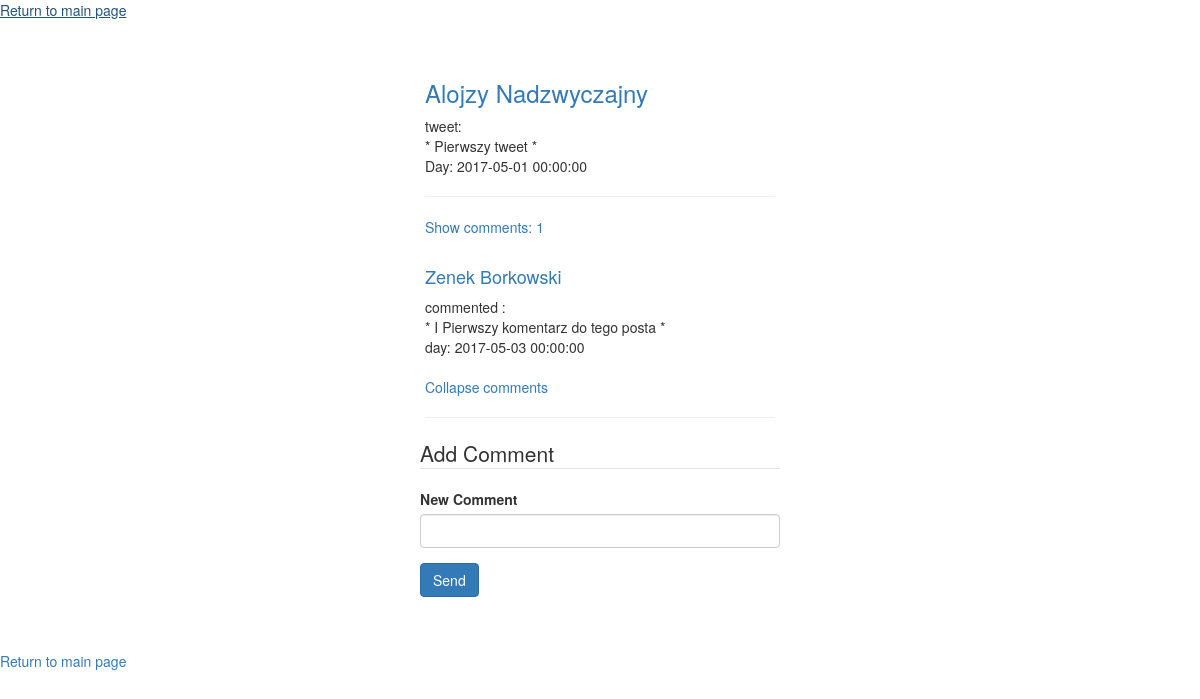
The page /post.php?tweetId=6&userId=3&displayAllComments (signed in) on the database its author committed.
### tables this page shows
CREATE TABLE `Users` (
  `id` int(30) NOT NULL,
  `email` varchar(255) NOT NULL,
  `username` varchar(255) NOT NULL,
  `hashed_password` varchar(255) NOT NULL
);

CREATE TABLE `Tweet` (
  `id` int(11) NOT NULL,
  `userId` int(11) NOT NULL,
  `text` varchar(255) NOT NULL,
  `creationDate` datetime NOT NULL
);

CREATE TABLE `Comments` (
  `id` int(11) NOT NULL,
  `comments_content` varchar(255) NOT NULL,
  `post_id` int(11) NOT NULL,
  `autor_id` int(11) NOT NULL,
  `comments_date` datetime NOT NULL
);

### src/User.php (called while the page is built, shortened)
<?php
class User {
    public function __construct() {
        $this->id = -1;
        $this->username = "";
    }
    public function getId() {
        return $this->id;
    }
    public function getUsername() {
        return $this->username;
    }
    static public function loadUserById(mysqli $connection, $id) {
        $sql = "SELECT * FROM Users WHERE id=$id";
        $result = $connection->query($sql);
        if ($result == true && $result->num_rows == 1) {
            $row = $result->fetch_assoc();
            $loadedUser = new User();
            $loadedUser->id = $row['id'];
            $loadedUser->username = $row['username'];
            $loadedUser->hashedPassword = $row['hashed_password'];
            $loadedUser->email = $row['email'];
            return $loadedUser;
        }
        return null;
    }
}

### src/Tweet.php (called while the page is built, shortened)
<?php
class Tweet {
    public $text;
    public $creationDate;
    public function __construct() {
        $this->text = "";
        $this->creationDate = "";
    }
    public function getText() {
        return $this->text;
    }
    public function getCreationDate() {
        return $this->creationDate;
    }
    static public function loadTweetById(mysqli $connection, $id) {
        $sql = "SELECT * FROM Tweet WHERE id=$id";
        $result = $connection->query($sql);
        if ($result == true && $result->num_rows == 1) {
            $row = $result->fetch_assoc();
            $loadedTweet = new Tweet();
            $loadedTweet->id = $row['id'];
            $loadedTweet->userId = $row['userId'];
            $loadedTweet->text = $row['text'];
            $loadedTweet->creationDate = $row['creationDate'];
            return $loadedTweet;
        }
        return null;
    }
}

### post.php (the view, shortened to what this page needs)
<?php
require_once ('src/User.php');
require_once ('src/Tweet.php');
require_once ('src/Comment.php');
if (isset($_GET['userId']) and isset($_GET['tweetId'])) {
    echo "<a href='index.php'>Return to main page</a><br><br><br>";
    $id = $_GET['userId'];
    $tweetId = $_GET['tweetId'];
    ?>
    <div class="container">
        <div class="col-xs-4 col-sm-4 col-md-4 col-lg-4">
        </div>
        <div class="col-xs-14 col-sm-4 col-md-4 col-lg-4">
            <?php
            $loadTweet = Tweet::loadTweetById($conn, $tweetId);
            $loadUser = User::loadUserById($conn, $id);
            $loadPost = Comment::loadAllCommentsByPostId($conn, $tweetId);
            echo "<a href='user.php?id=" . $loadUser->getId() . "'><h3>" . $loadUser->getUserName() . "</h3></a>" . " tweet: <br>";
            echo "* " . $loadTweet->getText() . " * <br>";
            echo "Day: " . $loadTweet->getCreationDate() . "   <hr>";
            echo "<a href='" . $_SERVER['REQUEST_URI'] . "&displayAllComments'> Show comments: " . count($loadPost) . " </a>";
            if (($_GET['tweetId'] == $tweetId) && (isset($_GET['displayAllComments']))) {
                Comment::seeAll($conn, $tweetId);
                echo "<br><a href='post.php?tweetId=" . $tweetId . "&userId=" . $id . "'> Collapse comments </a><hr>";
            }
        }
        ?>
    </div>
</div>
<html lang="en">
    <head>
        <link rel="stylesheet" media="screen" href="https://maxcdn.bootstrapcdn.com/bootstrap/3.3.6/css/bootstrap.min.css">
    </head>
    <body>
        <div class="container">
            <div class="row">
                <div class="col-xs-4 col-sm-4 col-md-4 col-lg-4">
                </div>
                <div class="col-xs-4 col-sm-4 col-md-4 col-lg-4">
                    <form action="<?php $_SERVER['REQUEST_URI']; ?>" method="POST" role="form">
                        <legend>Add Comment</legend>
                        <div class="form-group">
                            <label for="">New Comment</label>
                            <input rows="4" cols="50" type="textarea" class="form-control" name="comment" id="comment" >
                        </div>
                        <button type="submit" class="btn btn-primary" >Send</button>
                    </form>
                </div>
            </div>
        </div>
    </body>
</html>
<?php
echo "<br><br><a href='index.php'>Return to main page</a><br>";
return;
?>

### src/Comment.php (shortened to what this page needs)
<?php
class Comment {
    static public function loadAllCommentsByPostId(mysqli $connection, $id) {
        $sql = "SELECT * FROM Comments WHERE post_id = $id "
                . "ORDER BY Comments.comments_date DESC";
        $ret = [];
        $result = $connection->query($sql);
        foreach ($result as $row) {
            $loadedComment = new Comment();
            $loadedComment->id = $row['id'];
            $loadedComment->comments_content = $row['comments_content'];
            $loadedComment->post_id = $row['post_id'];
            $loadedComment->autor_id = $row['autor_id'];
            $loadedComment->comments_date = $row['comments_date'];
            $ret [] = $loadedComment;
        }
        return $ret;
    }
    static public function seeAll(mysqli $connection, $id) {
        $sql = "SELECT * FROM Comments "
                . "JOIN Users ON Comments.autor_id=Users.id "
                . "WHERE Comments.post_id=$id "
                . "ORDER BY Comments.comments_date DESC";
        $result = $connection->query($sql);
        foreach ($result as $row) {
            $loadedComment = new Comment();
            $loadedComment->username = $row['username'];
            $loadedComment->comments_content = $row['comments_content'];
            $loadedComment->autor_id = $row['autor_id'];
            $loadedComment->comments_date = $row['comments_date'];
            echo "<br><br>" . "<a href='user.php?id=" . $loadedComment->autor_id . "'><h4>" . $loadedComment->username . "</h4></a>" . "commented :<br> * " . $loadedComment->comments_content . " * <br> day: " . $loadedComment->comments_date . "<br>";
        }
    }
}

### rows shown on the page
users: username "Alojzy Nadzwyczajny"
tweet: text "Pierwszy tweet", creationDate "2017-05-01 00:00:00"
comments: autor.username "Zenek Borkowski", comments_content "I Pierwszy komentarz do tego posta", comments_date "2017-05-03 00:00:00"

### other values the page prints
count($loadPost) "1"
